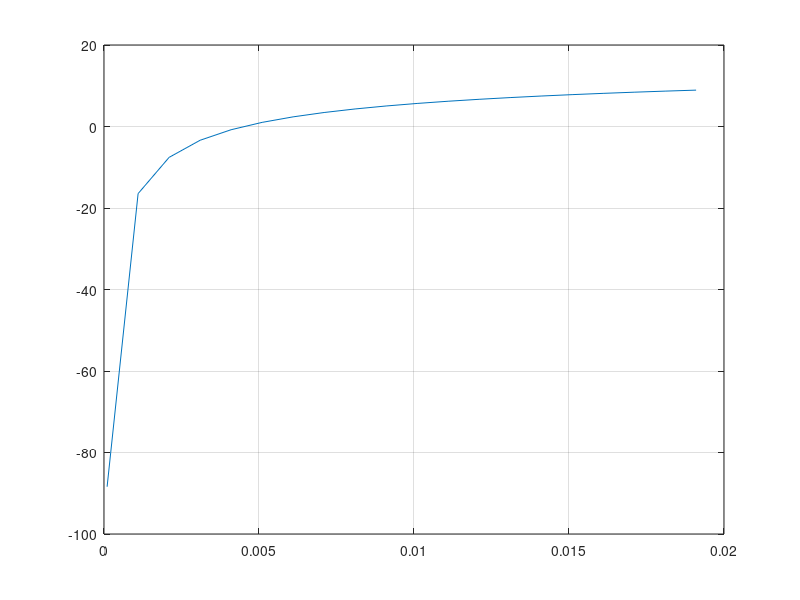

MATLAB code for this plot:
% ------------------ P 5.15 ------------------ %
% Problem:  Figure P5.15a shows a uniform beam subject to a linearly increasing distributed load. 
%           The equation for the resulting elastic curve is (see Fig. P5.15b) 
% 
%           y =  (w0/(120*E*I*L))*(-x^5 + 2*L^2*x^3 - L^4*x)
% 
%           Use bisection to determine the point of maximum deflection 
%           (i.e., the value of x where dy/dx = 0). Then substitute this value into Eq. (P5.15) 
%           to determine the value of the maximum deflection. Use the following parameter values in your computation: 
% 
%           L = 600 cm, E = 50,000 kN/cm2, I = 30,000 cm4, and 𝑤0 = 2.5 kN/cm.

% Init values
L = 600; % Length in cm
E = 50000; % Elastic modulus in kN/cm^2
I = 30000; % Moment of inertia in cm^4
w0 = 2.5; % Distributed load in kN/cm
dy = @(x) (w0/(120*E*I*L))*(-5*x.^4 + 6*L^2*x.^2 - L^4);

% Plot function fo find init x_left and x_right
x = linspace(0, L, 500);
plot(x, dy(x)); grid on;

% Set x_left and x_right
x_left = 250;
x_right = 300;
x_new = x_right;
iter = 0;

% Start bisection method
while (abs(x_right - x_left) > 1e-4)

    iter = iter + 1;

    % Midpoint
    x_new = (x_left + x_right)/2;   
    
    % Root found
    if dy(x_new) == 0
        break;      
    % Root lies between x_left and x_new
    elseif dy(x_new)*dy(x_left) < 0
        x_right = x_new;
    % Root lies between x_right and x_new
    else
        x_left = x_new;
    end
end


% Print results
disp("------------------ P 5.15 ------------------")
fprintf("Bisection Solution: %.4f (after %d iterations)\n\n", x_new, iter);



% Professors example
% ---------------------------------------------------------------------- %
% Problem 5.15 of Chapra, Bisection method
clear;
L = 600; E = 50000; I = 30000; W0 = 2.5;
% This defines a function "func" as a function of "m"
func = @(x) W0/(120*E*I*L)*(-5*x^4 + 6*L^2*x^2 - L^4);
deflec = @(x) W0/(120*E*I*L)*(-x^5 + 2*L^2*x^3 - L^4*x);
x = 0:1:600;
for i = 1:length(x)
y(i) = func(x(i));
end
plot (x,y); grid;
% Now we start with the iteration of the Secant method.
% First we start with our initial guesses using the "input" command
x_left = 200;
x_right = 300;
% Starting the main while loop
iter = 0;
while (abs(x_right - x_left) > 1.e-4)
iter = iter + 1;
x_new = (x_left + x_right)/2.;
if func(x_new)*func(x_left) > 0 %n_new & x_left are at the same side
x_left = x_new;
else
x_right = x_new;
end
end % end while
fprintf('Number of iteration is %d\n', iter)
fprintf('The final solution is %3.4f, \n' , x_new)
fprintf('The value of the derivative is %8.2e \n', func(x_new));
fprintf('The value of the displacement is %8.2e \n', deflec(x_new));







% ------------------ P 5.20 ------------------ %
% Problem:  For fluid flow in pipes, friction is described by a dimensionless number, 
%           the Fanning friction factor f. The Fanning friction factor is dependent 
%           on a number of parameters related to the size of the pipe and the fluid, 
%           which can all  be  represented by another dimensionless quantity, the
%           Reynolds number Re. A formula that predicts f given Re is the von Karman equation:
%
%           1/sqrt(f) = 4*log10(Re*sqrt(f)) - 0.4;
%
%           Typical values for the Reynolds number for turbulent flow are 10,000 to 500,000 and 
%           for the Fanning friction factor are 0.001 to 0.01. Develop a function that uses bisection to 
%           solve for f given a user-supplied value of Re between 2500 and 1,000,000. Design the 
%           function so that it ensures that the absolute error in the result is Ea,d < 0.000005.

% Init values
Re = 50000; % Reynolds number (user-supplied)
g = @(f) (1./sqrt(f)) - 4*log10(Re*sqrt(f)) + 0.4;

% Plot function to find initial x_left and x_right
f_vals = linspace(0.001, 0.01, 500);
plot(f_vals, g(f_vals)); grid on;


% Set x_left and x_right (bracketing interval)
x_left = 0.001;
x_right = 0.01;
x_new = x_right;
iter = 0;

% Start bisection method
while (abs(x_right - x_left) > 5e-6)

    iter = iter + 1;

    % Midpoint
    x_new = (x_left + x_right)/2;   
    
    % Root found
    if g(x_new) == 0
        break;      
    % Root lies between x_left and x_new
    elseif g(x_new)*g(x_left) < 0
        x_right = x_new;
    % Root lies between x_new and x_right
    else
        x_left = x_new;
    end
end

% Print results
disp("------------------ P 5.20 ------------------")
fprintf("Bisection Solution for f: %.8f (after %d iterations)\n\n", x_new, iter);





% Professors example
% ---------------------------------------------------------------------- %
% Problem 5.20 of Chapra, Bisection method
clear;
Re = 100000;
% This defines a function "func" as a function of "m"
fric = @(f) -1./sqrt(f) + 4*log10(Re*sqrt(f)) - 0.4;
x = 0.0001:0.001:0.02;
for i = 1:length(x)
y(i) = fric(x(i));
end
plot (x,y); grid;
% Now we start with the iteration of the Secant method.
% First we start with our initial guesses using the "input" command
x_left = 0.0001;
x_right = 0.02;
% Starting the main while loop
iter = 0;
while (abs(x_right - x_left) > 5.e-9)
iter = iter + 1;
x_new = (x_left + x_right)/2.;
if fric(x_new)*fric(x_left) > 0 %n_new & x_left are at the same side
x_left = x_new;
else
x_right = x_new;
end
end % end while
fprintf('Number of iteration is %d\n', iter)
fprintf('The value of the function is %8.2e, \n' , fric(x_new));
fprintf('The value of the Darcy friction factor is %8.5e \n', x_new);
